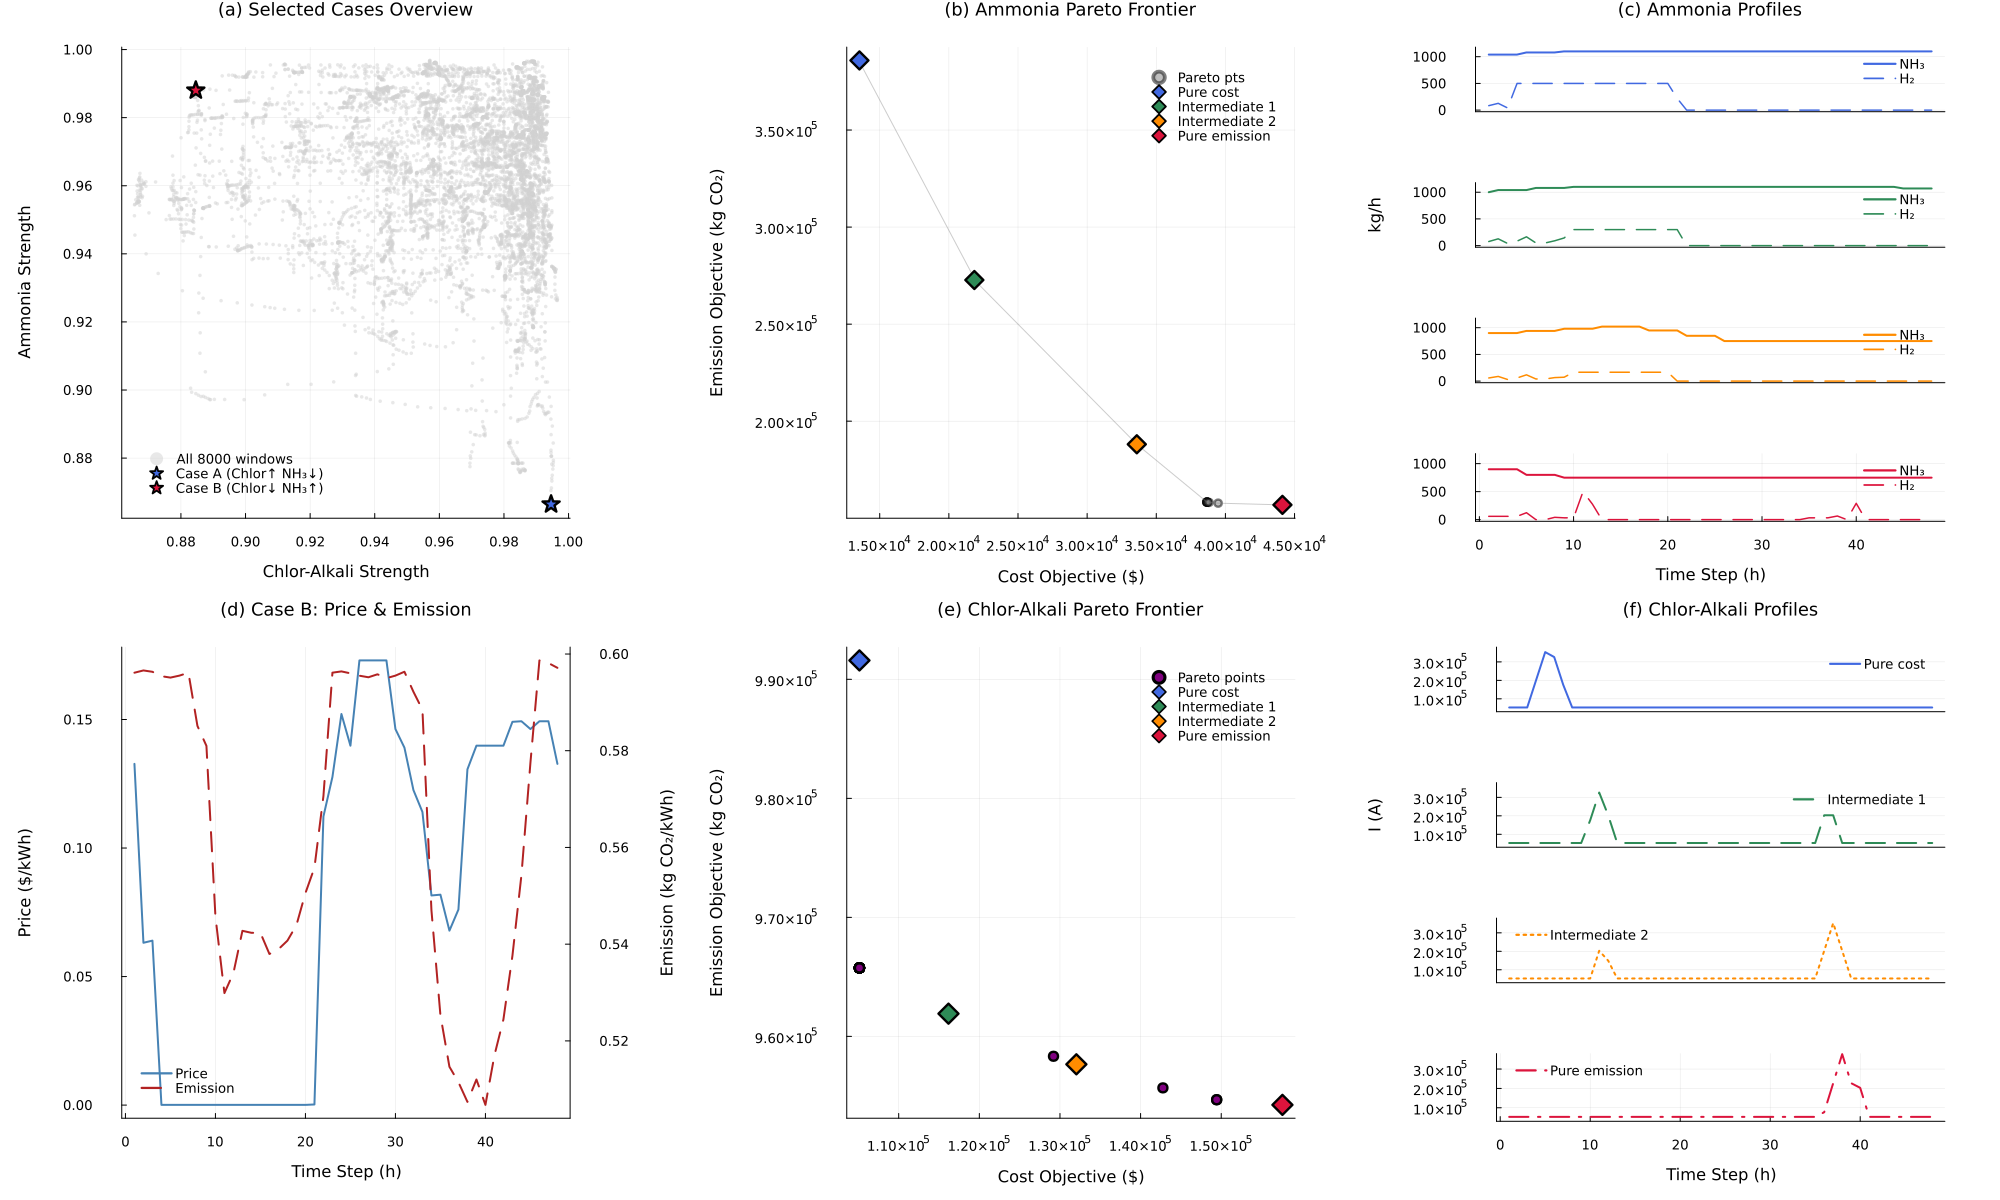

This chart was generated by the following Julia code:
using JuMP, CPLEX, Plots, CSV, DataFrames, XLSX, Statistics

# Global plot defaults — no frame around any legend.
Plots.default(
    foreground_color_legend = nothing,
    background_color_legend = nothing,
)

# ==========================================
# Paths — data lives one level up in datasets/
# ==========================================
const REPO_ROOT = joinpath(@__DIR__, "..")

# ==========================================
# Chlor-alkali physical constants
# ==========================================
const T_HOR      = 48
const I_MIN      = 0.0
const I_MAX      = 1e7
const RAMP_LIM   = 1.5e5
const NC         = 160.0
const ETA_F      = 0.95
const F_CONST    = 96485.0
const U_NOM      = 3.2
const ALPHA      = ETA_F * (NC / (2F_CONST)) * 3600.0 * 1e-3
const BETA       = (NC * U_NOM) / 1000.0
const D_GAS      = fill(150.0, T_HOR)

# ==========================================
# 1. Load shared datasets
# ==========================================
df_chlor   = CSV.read(joinpath(REPO_ROOT, "datasets",
                 "Tokyo_first_8000_correlation_strength_comparison.csv"), DataFrame)
df_ammonia = CSV.read(joinpath(REPO_ROOT, "datasets",
                 "total_factor_grouping_2022_Tokyo_DA.csv"), DataFrame)
df_prices  = DataFrame(XLSX.readtable(
                 joinpath(REPO_ROOT, "datasets", "Tokyo_price and emission intensity.xlsx"), 1))

n_rows = min(nrow(df_chlor), nrow(df_ammonia), 8000)
df_chlor   = df_chlor[1:n_rows, :]
df_ammonia = df_ammonia[1:n_rows, :]

new_strength = Float64.(df_chlor[!, :New_Strength])
old_strength = Float64.(df_ammonia[!, :Column2])

# ==========================================
# 2. Identify Case B (Chlor LOW / Ammonia HIGH)
# ==========================================
score = new_strength .- old_strength
idx_A = argmax(score)
idx_B = argmin(score)

println("Case A (Chlor HIGH / Ammonia LOW):  window index = $idx_A")
println("Case B (Chlor LOW  / Ammonia HIGH): window index = $idx_B")

function get_window(df_prices, numbegin)
    last_idx = numbegin + T_HOR - 1
    price  = Float64.(df_prices[!, "price(dollars/kwh)"][numbegin:last_idx])
    gridCI = Float64.(df_prices[!, "CO2 kg/kWh (LCA)"][numbegin:last_idx])
    return price, gridCI
end

price_B, gridCI_B = get_window(df_prices, idx_B)
time_axis = 1:T_HOR

# ==========================================
# 3. Chlor-alkali Pareto (weighted sum, continuous LP)
#    Identical to `pareto_weighted_sum` in case_study_analysis.jl:
#    plain weighted sum, weights linearly spaced in [0,1], output
#    sorted by cost. No normalisation, no perturbation, no line.
# ==========================================
function chlor_pareto(price, gridCI; n_pts=30)
    Tl = length(price)
    pareto_cost = Float64[]
    pareto_em   = Float64[]
    I_profiles  = Matrix{Float64}(undef, Tl, n_pts)

    for (k, w) in enumerate(range(0.0, 1.0, length=n_pts))
        mdl = Model(CPLEX.Optimizer);  set_silent(mdl)

        @variable(mdl, I_MIN <= I[1:Tl] <= I_MAX)
        @expression(mdl, P[t=1:Tl], BETA  * I[t])
        @expression(mdl, R[t=1:Tl], ALPHA * I[t])

        @constraint(mdl, [t=1:Tl], R[t] >= D_GAS[t])
        @constraint(mdl, sum(R[t] for t in 1:Tl) >= 9600)
        @constraint(mdl, [t=2:Tl], I[t] - I[t-1] <= RAMP_LIM)
        @constraint(mdl, [t=2:Tl], I[t-1] - I[t] <= RAMP_LIM)

        Jc = sum(price[t]  * P[t] for t in 1:Tl)
        Je = sum(gridCI[t] * P[t] for t in 1:Tl)
        @objective(mdl, Min, w * Jc + (1 - w) * Je)
        optimize!(mdl)

        push!(pareto_cost, value(Jc));  push!(pareto_em, value(Je))
        I_profiles[:, k] = value.(I)
    end

    ord = sortperm(pareto_cost)
    return pareto_cost[ord], pareto_em[ord], I_profiles[:, ord]
end

# ==========================================
# 4. Ammonia Pareto (weighted sum, MILP)
#    Normalised weighted sum (cost / emission have very different
#    magnitudes), eps-perturbed corner weights, output sorted by weight.
# ==========================================
function ammonia_solve_inner(price, gridCI, w_c, w_e)
    tl = length(price)
    il = 3
    rho_a  = [60.0, 0.8, 2.12]
    mmin_a = [9.99,  0.0,  750.0]
    mmax_a = [33.3, 2250.0, 1100.0]
    msmin  = [4035.0, 22601.0, 0.0]
    msmax  = [807197.0, 4.52e6, 0.0]
    nemax  = 15
    mnh3tar = 1000.0
    rmin_a  = 100.0;  rmax_a = 40.0;  rampt = 4;  damax_a = 1
    cnh3 = 1.46;  con_a = 50.0;  cel = 0.42;  cpsa = 0.10
    csh2 = 5.50;  csn2 = 0.14;   cbh2 = 2.30;  h2perh = 100.0
    h2fossil = 9.3
    mi0  = copy(msmin);  ne0 = 0;  mnh30 = mnh3tar;  da0 = [0, 0, 0]
    ceb  = price;  ces = ceb .- 0.03;  gridemm = gridCI
    wpow = zeros(tl)

    mdl = Model(CPLEX.Optimizer);  set_silent(mdl)

    @variable(mdl, da[-2:tl], Bin)
    @variable(mdl, de[1:tl] >= 0, Int)
    @variable(mdl, ms[1:il, 0:tl] >= 0)
    @variable(mdl, mp[1:il, 0:tl] >= 0)
    @variable(mdl, mnh3dev[1:tl])
    @variable(mdl, ne[0:tl], Int)
    @variable(mdl, peb[1:tl] >= 0)
    @variable(mdl, pei[1:il, 1:tl] >= 0)
    @variable(mdl, pes[1:tl] >= 0)
    @variable(mdl, u[1:il] >= 0)
    @variable(mdl, bh2[1:tl] >= 0)

    @constraint(mdl, [i=1:tl], wpow[i]+peb[i]-pes[i]-sum(pei[j,i] for j=1:il)==0)
    @constraint(mdl, [i=1:il, j=1:tl], pei[i,j] == rho_a[i]*mp[i,j])
    @constraint(mdl, [i=2:il, j=1:tl], mp[i,j] >= mmin_a[i])
    @constraint(mdl, [i=2:il, j=1:tl], mp[i,j] <= mmax_a[i])
    @constraint(mdl, [j=1:tl], ne[j] >= 0)
    @constraint(mdl, [j=1:tl], ne[j] <= nemax)
    @constraint(mdl, [j=1:tl], mmin_a[1]*ne[j] <= mp[1,j])
    @constraint(mdl, [j=1:tl], mp[1,j] <= mmax_a[1]*ne[j])
    @constraint(mdl, [i=1:il, j=1:tl], ms[i,j] >= msmin[i])
    @constraint(mdl, [i=1:il, j=1:tl], ms[i,j] <= msmax[i])
    @constraint(mdl, [j=1:tl], mnh3dev[j] == mnh3tar - mp[3,j])
    @constraint(mdl, [j=1:tl], bh2[j] <= h2perh)
    @constraint(mdl, [j=1:tl], ms[1,j]==ms[1,j-1]+bh2[j]+mp[1,j]-(3.0/17.0)*mp[3,j])
    @constraint(mdl, [j=1:tl], ms[2,j]==ms[2,j-1]+mp[2,j]-(14.0/17.0)*mp[3,j])
    @constraint(mdl, [i=1:il], u[i]==ms[i,0]-ms[i,tl])
    @constraint(mdl, [j=1:tl], de[j] >= ne[j]-ne[j-1])
    @constraint(mdl, [j=1:tl], -da[j]*rmin_a <= mp[3,j]-mp[3,j-1])
    @constraint(mdl, [j=1:tl],  mp[3,j]-mp[3,j-1] <= da[j]*rmax_a)
    @constraint(mdl, [j=1:tl], sum(da[i] for i in (j+1-rampt):j) <= damax_a)
    @constraint(mdl, [i=1:il], ms[i,0] == mi0[i])
    @constraint(mdl, ne[0] == ne0)
    @constraint(mdl, mp[3,0] == mnh30)
    @constraint(mdl, [j=-2:0], da[j] == da0[j+3])

    costs_e = sum(ceb[j]*peb[j]-ces[j]*pes[j]+cnh3*mnh3dev[j]+
                  con_a*de[j]+cel*mp[1,j]+cbh2*bh2[j]+cpsa*mp[2,j] for j=1:tl) +
              csh2*u[1]+csn2*u[2]
    emms_e  = sum(sum(rho_a[jj]*mp[jj,i]*gridemm[i] for jj=1:il) for i=1:tl) +
              sum(h2fossil*bh2[i] for i=1:tl)

    @objective(mdl, Min, w_c * costs_e + w_e * emms_e)
    optimize!(mdl)

    nh3 = [value(mp[3,j]) for j=1:tl]
    h2  = [value(mp[1,j]) for j=1:tl]
    return value(costs_e), value(emms_e), nh3, h2
end

function ammonia_pareto(price, gridCI; n_pts=20)
    tl = length(price)

    Jc_pc, Je_pc, _, _ = ammonia_solve_inner(price, gridCI, 1.0,  1e-3)
    Jc_pe, Je_pe, _, _ = ammonia_solve_inner(price, gridCI, 1e-3, 1.0)
    sc = 1.0 / max(abs(Jc_pe - Jc_pc), 1e-9)
    se = 1.0 / max(abs(Je_pc - Je_pe), 1e-9)

    eps_w   = 1e-3
    weights = collect(range(eps_w, 1.0 - eps_w, length=n_pts))
    pc = zeros(n_pts);  pe = zeros(n_pts)
    nh3_mat = Matrix{Float64}(undef, tl, n_pts)
    h2_mat  = Matrix{Float64}(undef, tl, n_pts)

    for (k, w) in enumerate(weights)
        Jcv, Jev, nh3v, h2v = ammonia_solve_inner(price, gridCI,
                                                   w * sc, (1.0 - w) * se)
        pc[k] = Jcv;  pe[k] = Jev
        nh3_mat[:, k] = nh3v;  h2_mat[:, k] = h2v
    end

    ord = sortperm(weights, rev=true)
    return pc[ord], pe[ord], nh3_mat[:, ord], h2_mat[:, ord], weights[ord]
end

# ==========================================
# 5. Run optimisations
# ==========================================
N_PTS_CHLOR = 30          # match case_study_analysis.jl default
N_PTS_AMMO  = 20

println("Computing Chlor-Alkali Pareto frontier for Case B (window $idx_B)...")
pc_chlor, pe_chlor, I_mat_B = chlor_pareto(price_B, gridCI_B; n_pts=N_PTS_CHLOR)

println("Computing Ammonia Pareto frontier for Case B (window $idx_B)...")
pc_ammo, pe_ammo, nh3_mat_B, h2_mat_B, w_ammo =
    ammonia_pareto(price_B, gridCI_B; n_pts=N_PTS_AMMO)

# ==========================================
# 6. Select 4 representative Pareto points (same scheme for both
#    systems): the two visual corners + two intermediates picked by
#    greedy farthest-point so they don't overlap each other or the
#    corner anchors.
#
#    "Pure cost" anchor   = visible upper-left corner
#                           (min cost, tiebreak: max emission)
#    "Pure emission"      = visible lower-right corner
#                           (min emission, tiebreak: max cost)
# ==========================================
function pick_4_spread(pc, pe)
    n = length(pc)
    c_rng = max(maximum(pc) - minimum(pc), 1.0)
    e_rng = max(maximum(pe) - minimum(pe), 1.0)
    nd(i, j) = sqrt(((pc[i]-pc[j])/c_rng)^2 + ((pe[i]-pe[j])/e_rng)^2)

    # Pure cost: among ties at min cost, take the one with MAX emission
    c_min = minimum(pc)
    cmin_set = findall(c -> c <= c_min + 1e-6 * c_rng, pc)
    idx_pc = cmin_set[argmax(pe[cmin_set])]

    # Pure emission: among ties at min emission, take the one with MAX cost
    e_min = minimum(pe)
    emin_set = findall(e -> e <= e_min + 1e-6 * e_rng, pe)
    idx_pe = emin_set[argmax(pc[emin_set])]

    # Greedy farthest-point for two intermediates
    function min_d_to(set_idx, i)
        i in set_idx ? -Inf : minimum(nd(i, j) for j in set_idx)
    end
    sel = [idx_pc, idx_pe]
    mid1 = argmax([min_d_to(sel, i) for i in 1:n])
    push!(sel, mid1)
    mid2 = argmax([min_d_to(sel, i) for i in 1:n])

    inters = sort([mid1, mid2], by = i -> pc[i])
    return [idx_pc, inters[1], inters[2], idx_pe]
end

i4_chlor = pick_4_spread(pc_chlor, pe_chlor)
i4_ammo  = pick_4_spread(pc_ammo,  pe_ammo)

lab4 = ["Pure cost", "Intermediate 1", "Intermediate 2", "Pure emission"]
col4 = [:royalblue, :seagreen, :darkorange, :crimson]
sty4 = [:solid, :dash, :dot, :dashdot]

# Shared font sizes to keep all panels readable without overlap
const FS_TITLE  = 12
const FS_GUIDE  = 11
const FS_TICK   = 9
const FS_LEGEND = 9

# Y-axis configuration for the 4-stack sub-panels (3 ticks, shared scale)
const AMMO_YTICKS  = [0.0, 500.0, 1000.0]
const AMMO_YLIMS   = (-30.0, 1180.0)
const CHLOR_YTICKS = [1.0e5, 2.0e5, 3.0e5]
const CHLOR_YLIMS  = (3.0e4, 3.8e5)

# ==========================================
# 7.  p1 — Overview scatter  (Row 1, Col 1)
# ==========================================
p1 = scatter(new_strength, old_strength,
    xlabel="Chlor-Alkali Strength",
    ylabel="Ammonia Strength",
    title="(a) Selected Cases Overview",
    label="All 8000 windows", color=:lightgray, markersize=2,
    markerstrokewidth=0, alpha=0.5, legend=:bottomleft,
    titlefontsize=FS_TITLE, guidefontsize=FS_GUIDE,
    tickfontsize=FS_TICK, legendfontsize=FS_LEGEND)
scatter!(p1, [new_strength[idx_A]], [old_strength[idx_A]],
    label="Case A (Chlor↑ NH₃↓)", color=:royalblue,
    markersize=9, markershape=:star5)
scatter!(p1, [new_strength[idx_B]], [old_strength[idx_B]],
    label="Case B (Chlor↓ NH₃↑)", color=:crimson,
    markersize=9, markershape=:star5)

# ==========================================
# 8.  p2 — Ammonia Pareto frontier  (Row 1, Col 2)
# ==========================================
p2 = scatter(pc_ammo, pe_ammo,
    xlabel="Cost Objective (\$)",
    ylabel="Emission Objective (kg CO₂)",
    title="(b) Ammonia Pareto Frontier",
    label="Pareto pts", color=:gray, markersize=4, alpha=0.5,
    legend=:topright,
    titlefontsize=FS_TITLE, guidefontsize=FS_GUIDE,
    tickfontsize=FS_TICK, legendfontsize=FS_LEGEND)
plot!(p2, pc_ammo, pe_ammo, label="", color=:gray, alpha=0.4, linewidth=1)
for (i, idx) in enumerate(i4_ammo)
    scatter!(p2, [pc_ammo[idx]], [pe_ammo[idx]],
        color=col4[i], label=lab4[i], markersize=9, markershape=:diamond)
end

# ==========================================
# 9.  p3 — Ammonia NH₃ & H₂ profiles  (Row 1, Col 3)
#     Split into 4 vertically-stacked sub-panels, one per Pareto point.
#     The 4 panels are connected (margins=0 between them); only the
#     bottom panel keeps the x-axis; only one panel carries the y-unit.
#     Colour identifies the Pareto point (matches panel b).
# ==========================================
p3_subs = Plots.Plot[]
for (i, idx) in enumerate(i4_ammo)
    is_first = (i == 1)
    is_last  = (i == 4)
    is_unit  = (i == 2)   # carries the y-axis unit label
    pi_ = plot(time_axis, nh3_mat_B[:, idx],
        label="NH₃", color=col4[i],
        linewidth=2, linestyle=:solid,
        title  = is_first ? "(c) Ammonia Profiles" : "",
        ylabel = is_unit ? "kg/h" : "",
        xlabel = is_last ? "Time Step (h)" : "",
        xticks = is_last ? :auto : :none,
        yticks = AMMO_YTICKS,
        ylims  = AMMO_YLIMS,
        framestyle = :axes,                      # L-shape: no top, no right border
        top_margin    = is_first ? 3Plots.mm : -6Plots.mm,
        bottom_margin = is_last  ? 5Plots.mm : -6Plots.mm,
        legend = :topright,
        titlefontsize=FS_TITLE, guidefontsize=FS_GUIDE,
        tickfontsize=FS_TICK,  legendfontsize=FS_LEGEND)
    plot!(pi_, time_axis, h2_mat_B[:, idx],
        label="H₂", color=col4[i],
        linewidth=1.5, linestyle=:dash)
    push!(p3_subs, pi_)
end

# ==========================================
# 10. p4 — Case B price & emission dual-axis  (Row 2, Col 1)
# ==========================================
p4 = plot(time_axis, price_B,
    xlabel="Time Step (h)",
    ylabel="Price (\$/kWh)",
    title="(d) Case B: Price & Emission",
    label="Price", color=:steelblue, linewidth=2,
    legend=:bottomleft,
    titlefontsize=FS_TITLE, guidefontsize=FS_GUIDE,
    tickfontsize=FS_TICK, legendfontsize=FS_LEGEND)
# Dummy series on the MAIN axis so the legend at bottom-left lists both.
plot!(p4, [NaN], [NaN],
    label="Emission", color=:firebrick, linewidth=2, linestyle=:dash)

p4b = twinx(p4)
plot!(p4b, time_axis, gridCI_B,
    ylabel="Emission (kg CO₂/kWh)",
    label="", color=:firebrick, linewidth=2, linestyle=:dash,
    legend=false,
    guidefontsize=FS_GUIDE, tickfontsize=FS_TICK)

# ==========================================
# 11. p5 — Chlor-alkali Pareto frontier  (Row 2, Col 2)
#     Matches case_study_analysis.jl: plain scatter of all weighted-sum
#     solutions, no connecting line. 4 cost-quartile points highlighted.
# ==========================================
p5 = scatter(pc_chlor, pe_chlor,
    xlabel="Cost Objective (\$)",
    ylabel="Emission Objective (kg CO₂)",
    title="(e) Chlor-Alkali Pareto Frontier",
    label="Pareto points", color=:purple, markersize=5,
    legend=:topright,
    titlefontsize=FS_TITLE, guidefontsize=FS_GUIDE,
    tickfontsize=FS_TICK, legendfontsize=FS_LEGEND)
for (i, idx) in enumerate(i4_chlor)
    scatter!(p5, [pc_chlor[idx]], [pe_chlor[idx]],
        color=col4[i], label=lab4[i], markersize=10, markershape=:diamond,
        markerstrokewidth=1, markerstrokecolor=:black)
end

# ==========================================
# 12. p6 — Chlor-alkali current profiles  (Row 2, Col 3)
#     Same connected-stack layout as panel (c).
# ==========================================
p6_subs = Plots.Plot[]
for (i, idx) in enumerate(i4_chlor)
    is_first = (i == 1)
    is_last  = (i == 4)
    is_unit  = (i == 2)
    # bottom two panels (Intermediate 2 + Pure emission) have spikes
    # on the right side → move legend to top-left to avoid overlap.
    leg_pos = (i >= 3) ? :topleft : :topright
    pi_ = plot(time_axis, I_mat_B[:, idx],
        label=lab4[i], color=col4[i],
        linewidth=2, linestyle=sty4[i],
        title  = is_first ? "(f) Chlor-Alkali Profiles" : "",
        ylabel = is_unit ? "I (A)" : "",
        xlabel = is_last ? "Time Step (h)" : "",
        xticks = is_last ? :auto : :none,
        yticks = CHLOR_YTICKS,
        ylims  = CHLOR_YLIMS,
        framestyle = :axes,
        top_margin    = is_first ? 3Plots.mm : -6Plots.mm,
        bottom_margin = is_last  ? 5Plots.mm : -6Plots.mm,
        legend = leg_pos,
        titlefontsize=FS_TITLE, guidefontsize=FS_GUIDE,
        tickfontsize=FS_TICK,  legendfontsize=FS_LEGEND)
    push!(p6_subs, pi_)
end

# ==========================================
# 13. Assemble 2 × 3 figure with nested 4-stacks in col 3
#     [p1   p2   c1..c4]    row 1
#     [p4   p5   f1..f4]    row 2
# ==========================================
lay = @layout [a b [c1; c2; c3; c4]
               d e [f1; f2; f3; f4]]

fig = plot(p1, p2, p3_subs[1], p3_subs[2], p3_subs[3], p3_subs[4],
           p4, p5, p6_subs[1], p6_subs[2], p6_subs[3], p6_subs[4],
    layout = lay,
    size   = (2000, 1200),              # taller canvas so the 4-strip stacks grow vertically
    left_margin   = 12Plots.mm,
    bottom_margin = 8Plots.mm,
    top_margin    = 6Plots.mm,
    right_margin  = 12Plots.mm,
    # plot_title    = "Ammonia vs Chlor-Alkali — Case B  (window $idx_B)",
    plot_titlefontsize = 13)

out_path = joinpath(@__DIR__, "combined_comparison_caseB.png")
savefig(fig, out_path)
println("Saved: $out_path")
